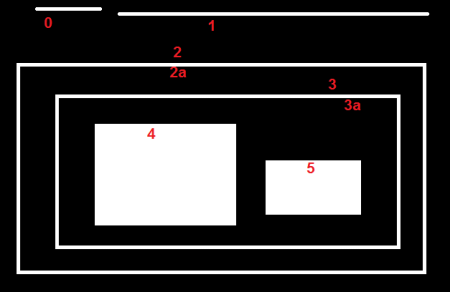
#> input picture Kursus Computer Vision/Pertemuan_3/res/hierarchy.png, 450 x 292 px, found by its file name
$ jupyter execute '3.3 Contour Detection.ipynb'
#> lines starting #> are read from the running program, lines starting #| are printed output that depends on the picture; after the words box and inside, x2 and y2 are one past the last pixel; in counts of white or black regions, pixels touching at a corner belong together
# 3.3 Contour Detection
___

[cell 1]
# import opencv library
import cv2


# import numpy library
import numpy as np

<br><br><br><br>
## 3.3.1 Find Contour
</img><br><br>
- Using method `cv2.findContour(img, method, mode)`
- Where :
    - `img` : input image
    - `mode` :
        - `cv2.CHAIN_APPROX_NONE` : all the boundary points are stored
        - `cv2.CHAIN_APPROX_SIMPLE` : only end points / corner of that shape are stored <br>
        </img>
        - with `cv2.CHAIN_APPROX_NONE` (734 points)
        - second image shows the one with `cv2.CHAIN_APPROX_SIMPLE` (only 4 points)
    - `method` :
        - `cv2.RETR_EXTERNAL`  : retrieves only the **extreme outer contours**.

- Output :
    - `contours` : list of countour location (x,y), <br>
    </img>

[cell 2]
# read image "hierarchy.png"
img = cv2.imread('hierarchy.png')
#> img is the input picture: shape (292, 450, 3); mean B, G, R 55.9, 55.9, 56.5

# convert to grayscale
gray = cv2.cvtColor(img, cv2.COLOR_BGR2GRAY)

# find contours and hierarchy
# retrive only external contours (cv2.RETR_EXTERNAL) with all points (cv2.CHAIN_APPROX_NONE)
contours, hierarchy = cv2.findContours(gray, cv2.RETR_EXTERNAL, cv2.CHAIN_APPROX_NONE)
#> contours = 6 contours; box (x1, y1, x2, y2) and area: (16, 62, 427, 275) 86920, (117, 12, 430, 16) 936, (35, 7, 102, 11) 198, (44, 17, 53, 28) 73, (173, 46, 182, 58) 54, (208, 20, 214, 31) 30

[cell 3]
print("Number of contours found:", len(contours))
#| Number of contours found: 6

[cell 4]
# print the first contour, which is a numpy array of (x, y) coordinates of the contour points
print(contours[0])
#> (printed output is left out)

<br><br><br><br>
## 3.3.2 Draw Contour

- Using method `cv2.drawContours(img, contour, contour_index, (B,G,R), thickness)`
- where :
    - `img` : input image
    - `contour` : contour location (list)
    - `contour_index` : parameter indicating a contour to draw. If it is negative, all the contours are drawn.
    - `(B,G,R)` : contour color
    - `thickness` : contour thickness

[cell 5]
# iterate through all contours and draw each contour with yellow color and thickness 3
for item in contours:

    # draw contour on the original image
    # -1 means to draw all contours
    cv2.drawContours(img, item, -1, (0, 0, 255), 3)
#> this loop made 6 passes
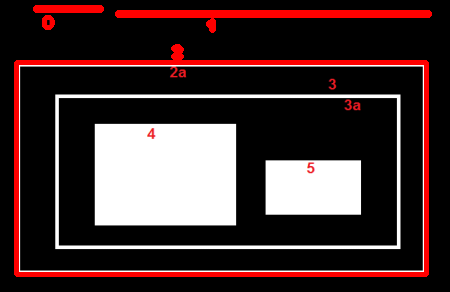
#> img: shape (292, 450, 3); 7.39% of pixels changed, all inside (x1, y1, x2, y2) = (14, 5, 432, 277)

# show image
cv2.imshow('Draw Contour',img)
cv2.waitKey(0) # display the window infinitely until any keypress
cv2.destroyAllWindows()

### 1.3 Combine Range Thresholding and Find Contour
- load image (img)
- apply img to gaussian blur (kernel 9x9)
- apply color thresholding to gaussian_blur_img
- apply find contour to mask_img
- draw contour to img
- display img, mask_img, result_img

[cell 6]
# define thresholding range for palm oil tree in HSV space
lower = np.array([88, 0, 0])
upper = np.array([120, 255, 61])


# read the image sample4.tif
img = cv2.imread("sample4.tif")
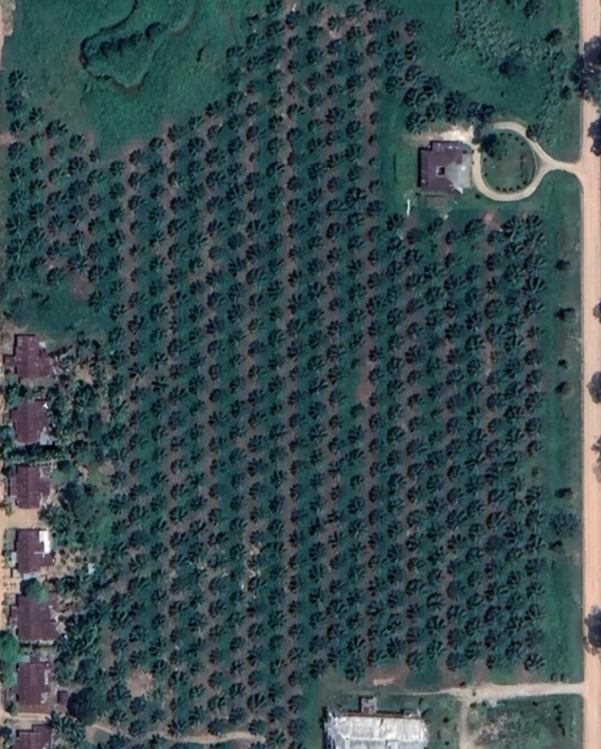
#> input picture Kursus Computer Vision/Pertemuan_3/sample4.tif, 601 x 749 px
#> img is the input picture: shape (749, 601, 3); mean B, G, R 79.6, 76.5, 57.2


# apply gaussian blur with 7x7 kernel size with sigmaX=0 and sigmaY=0
# bigger kernel size means more blur effect
gaussian_blur_img = cv2.GaussianBlur(img, (9, 9), 0, 0)


# convert BGR image to HSV Image
hsv_img = cv2.cvtColor(gaussian_blur_img, cv2.COLOR_BGR2HSV)
#> hsv_img: shape (749, 601, 3); mean H, S, V 92, 91.6, 81.9


# apply range thresholding
mask_img = cv2.inRange(hsv_img, lower, upper)
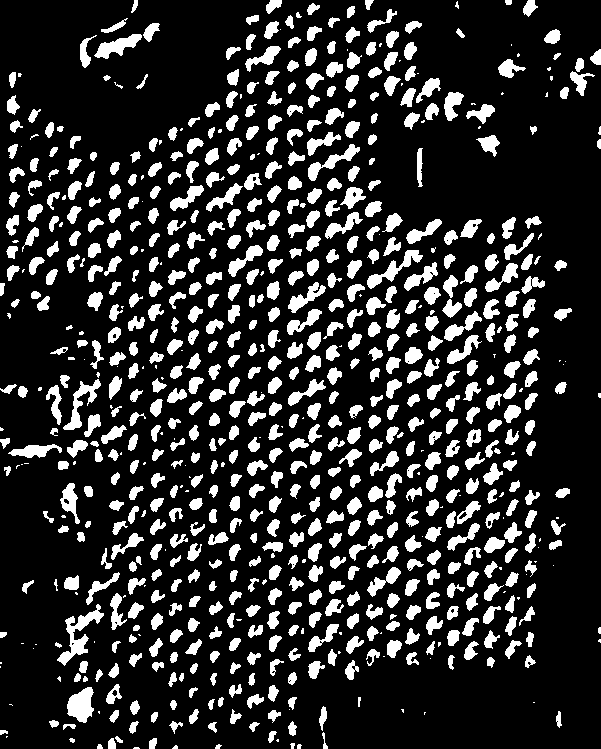
#> mask_img: shape (749, 601); 18.8% white; 790 white regions (131 under 20 px)
result_img = cv2.bitwise_and(img, img, mask= mask_img)
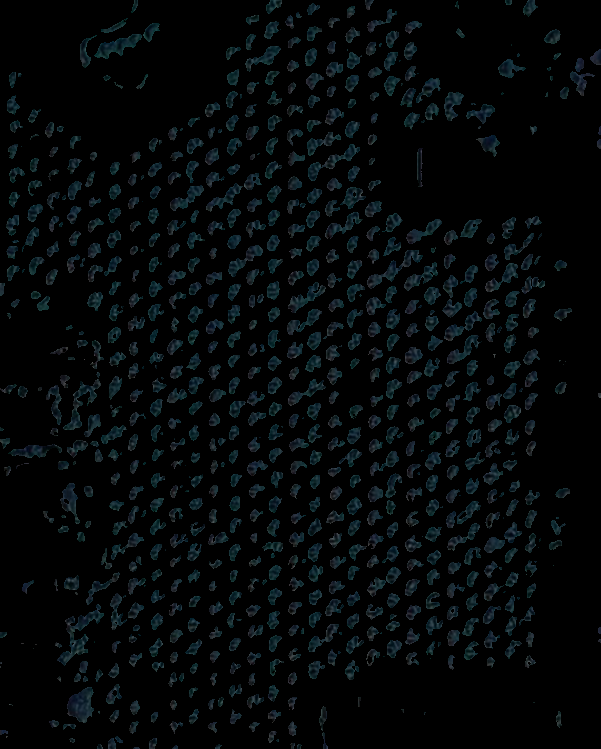
#> result_img: shape (749, 601, 3); mean B, G, R 8.8, 7.6, 4.3


# find contour from mask image using RETR_EXTERNAL method
contours, hierarchy = cv2.findContours(mask_img, cv2.RETR_EXTERNAL, cv2.CHAIN_APPROX_NONE)
#> contours = 790 contours, 154 with area under 20; largest, box (x1, y1, x2, y2) and area: (57, 604, 104, 666) 720, (67, 687, 94, 723) 608, (367, 250, 423, 289) 492, (94, 34, 142, 59) 488, (63, 379, 101, 430) 479


counter = 0
# draw contour to the original image (img)
for contour_item in contours:
    # calculate contour area and bounding rectangle
    contour_area = cv2.contourArea(contour_item)
    x, y, w, h = cv2.boundingRect(contour_item)
    # filter contour by area size
    if contour_area > 50 and contour_area < 320 and w/h > 0.5 and w/h < 1.5:
        counter += 1
        cv2.drawContours(img, contour_item, -1, (0, 0, 255), 2)
#> this loop made 790 passes
#> (contour_area, x, y, w, h) on passes 8, 9, 11, 13, 14, 16, 17, 18, 19, 20, 21, 22: (56.5, 149, 738, 8, 11), (58.5, 108, 738, 8, 11), (22, 115, 736, 8, 7), (25, 322, 732, 6, 17), (48, 268, 731, 9, 12), (31, 63, 724, 13, 6), (42, 249, 722, 11, 10), (43.5, 208, 722, 9, 11), (70, 288, 721, 9, 15), (53, 169, 721, 14, 13), (58, 129, 721, 10, 13), (41.5, 49, 720, 10, 8)
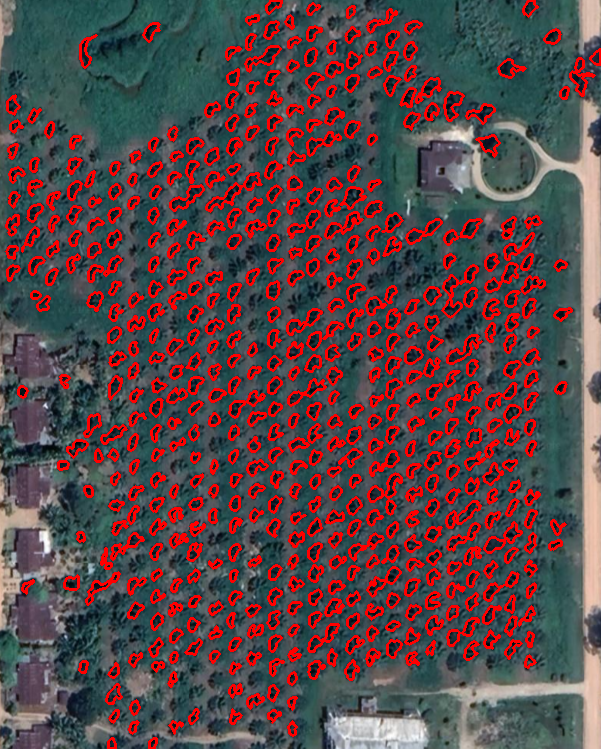
#> img: shape (749, 601, 3); 14.95% of pixels changed, all inside (x1, y1, x2, y2) = (5, 0, 601, 749)
#> after the loop, counter = 534


cv2.putText(img,
            "Palm Oil Tree Count: " + str(counter),
            (10, 30),
            cv2.FONT_HERSHEY_SIMPLEX,
            1,
            (0, 255, 0),
            2)
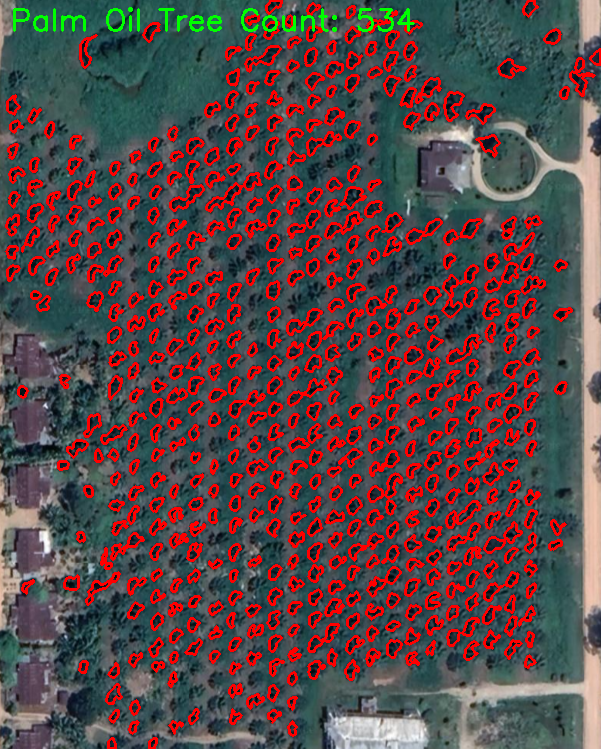
#> img: shape (749, 601, 3); 0.55% of pixels changed, all inside (x1, y1, x2, y2) = (13, 7, 415, 32)
print("Number of detected palm oil tree:", counter)
#| Number of detected palm oil tree: 534


# display images
cv2.imshow('original image', img)
cv2.imshow('mask image', mask_img)
cv2.imshow('range thresholding + gaussian blur result', result_img)
cv2.waitKey(0)
cv2.destroyAllWindows()

<br><br><br><br>

#### ⭐ Task
- Try to process image "sample4.tif" with the following step :
    - load image (img)
    - apply img to gaussian blur (kernel 9x9)
    - apply color thresholding to gaussian_blur_img
    - apply canny edge detection to mask_img
    - apply find contour to edged_img
    - draw contour to img
    - display img, mask_img, result_img, edge_img
    <br><br>


[cell 7]
# define thresholding range for palm oil tree in HSV space
lower = np.array([88, 0, 0])
upper = np.array([120, 255, 61])


# read the image sample4.tif
img = cv2.imread("sample4.tif")


# apply gaussian blur with 7x7 kernel size with sigmaX=0 and sigmaY=0
# bigger kernel size means more blur effect
gaussian_blur_img = cv2.GaussianBlur(img, (9, 9), 0, 0)


# convert BGR image to HSV Image
hsv_img = cv2.cvtColor(gaussian_blur_img, cv2.COLOR_BGR2HSV)


# apply range thresholding
mask_img = cv2.inRange(hsv_img, lower, upper)
result_img = cv2.bitwise_and(img, img, mask= mask_img)


# apply Gaussian Blur to reduce noise and improve edge detection
gaussian_blur_img_2 = cv2.GaussianBlur(result_img, (15, 15), 0, 0)
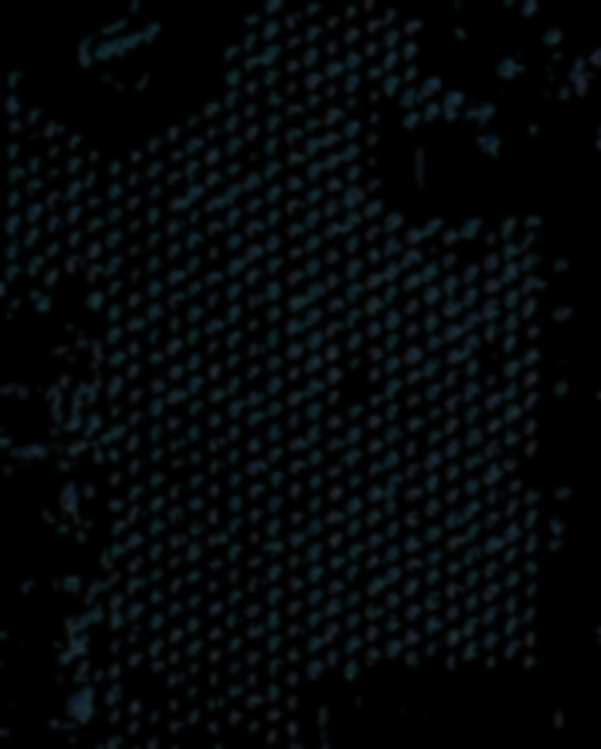
#> gaussian_blur_img_2: shape (749, 601, 3); mean B, G, R 8.8, 7.6, 4.2


# apply canny edge detection from the blurred image
edged_img = cv2.Canny(gaussian_blur_img_2, 17, 35)
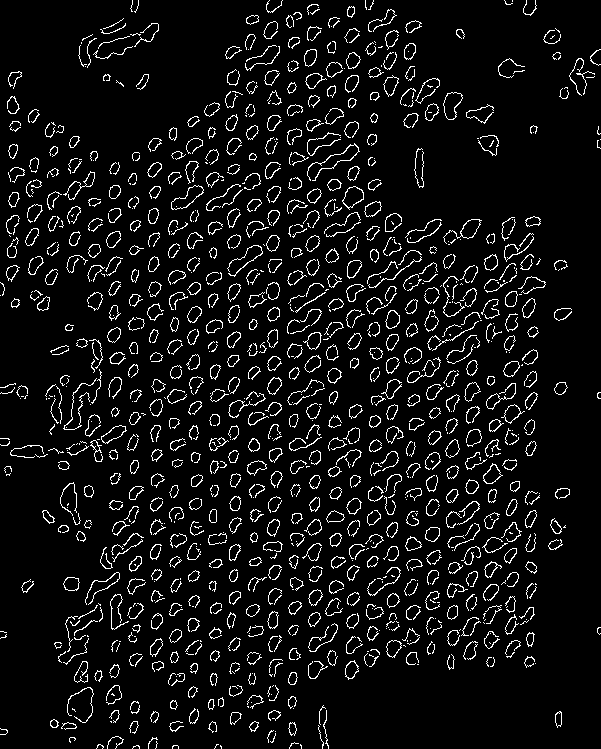
#> edged_img: shape (749, 601); 7% white in thin lines or dots


# find contour from mask image using RETR_EXTERNAL method
contours, hierarchy = cv2.findContours(edged_img, cv2.RETR_EXTERNAL, cv2.CHAIN_APPROX_NONE)
#> contours = 1165 contours, 1019 with area under 20; largest, box (x1, y1, x2, y2) and area: (171, 185, 204, 210) 346, (443, 92, 463, 120) 336, (342, 186, 364, 210) 300, (443, 219, 482, 244) 254, (101, 425, 127, 444) 222


counter = 0
# draw contour to the original image (img)
for contour_item in contours:
    # calculate contour area and bounding rectangle
    contour_area = cv2.contourArea(contour_item)
    x, y, w, h = cv2.boundingRect(contour_item)
    # filter contour by area size
    if contour_area > 50 and contour_area < 420 and w/h > 0.3 and w/h < 2.5:
        counter += 1
        cv2.drawContours(img, contour_item, -1, (0, 0, 255), 2)
#> this loop made 1165 passes
#> (contour_area, x, y, w, h) on passes 17, 19, 24, 25, 26: (70, 288, 722, 9, 14), (57.5, 249, 721, 10, 11), (49.5, 50, 719, 9, 9), (88, 230, 712, 12, 13), (76.5, 555, 711, 7, 17)
#> contour_item on passes 31, 34, 37, 44, 51, 54: [[293, 708]], [[247, 706], [248, 707], [248, 706]], [[251, 702]], [[271, 694]], [[273, 685], [272, 686]], [[176, 676]]
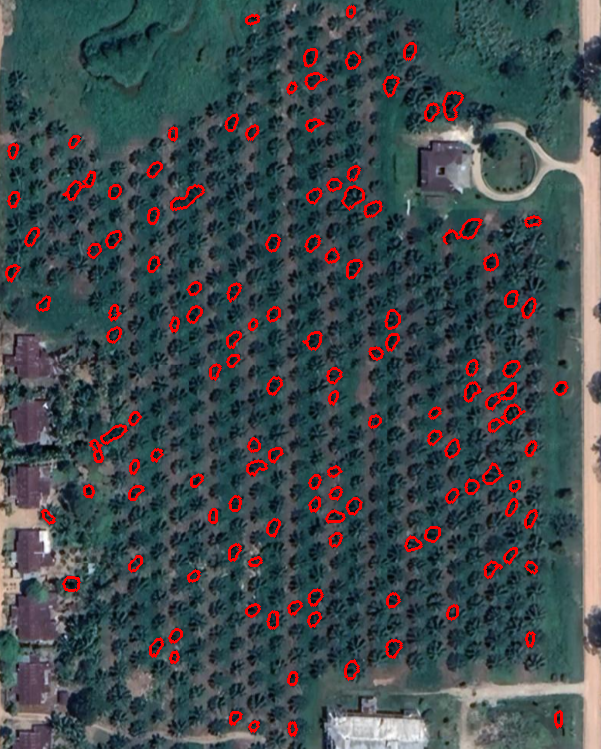
#> img: shape (749, 601, 3); 3.42% of pixels changed, all inside (x1, y1, x2, y2) = (5, 5, 569, 737)


cv2.putText(img,
            "Palm Oil Tree Count: {}".format(counter),
            (10, 30),
            cv2.FONT_HERSHEY_SIMPLEX,
            1,
            (0, 255, 0),
            2)
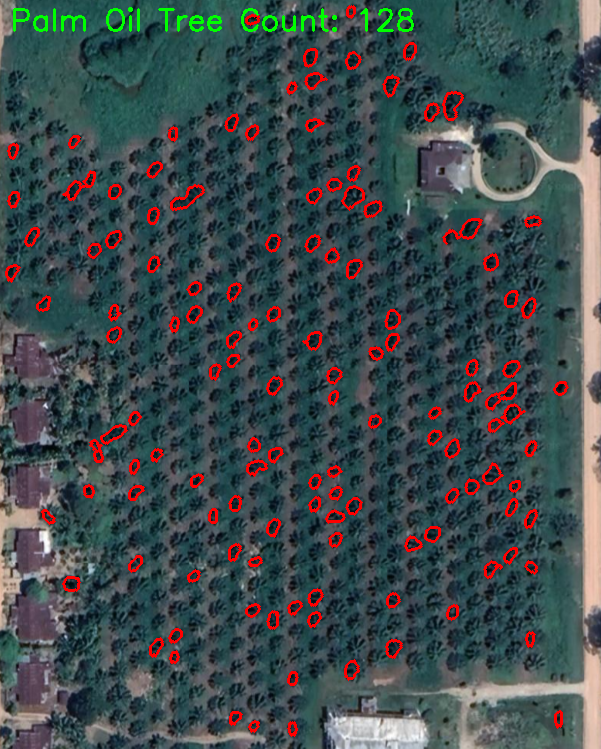
#> img: shape (749, 601, 3); 0.54% of pixels changed, all inside (x1, y1, x2, y2) = (13, 7, 414, 32)
print("Number of detected palm oil tree:", counter)
#| Number of detected palm oil tree: 128


# display images
cv2.imshow('original image', img)
cv2.imshow('mask image', mask_img)
cv2.imshow('edged image', edged_img)
cv2.imshow('range thresholding + gaussian blur result', result_img)
cv2.waitKey(0)
cv2.destroyAllWindows()
